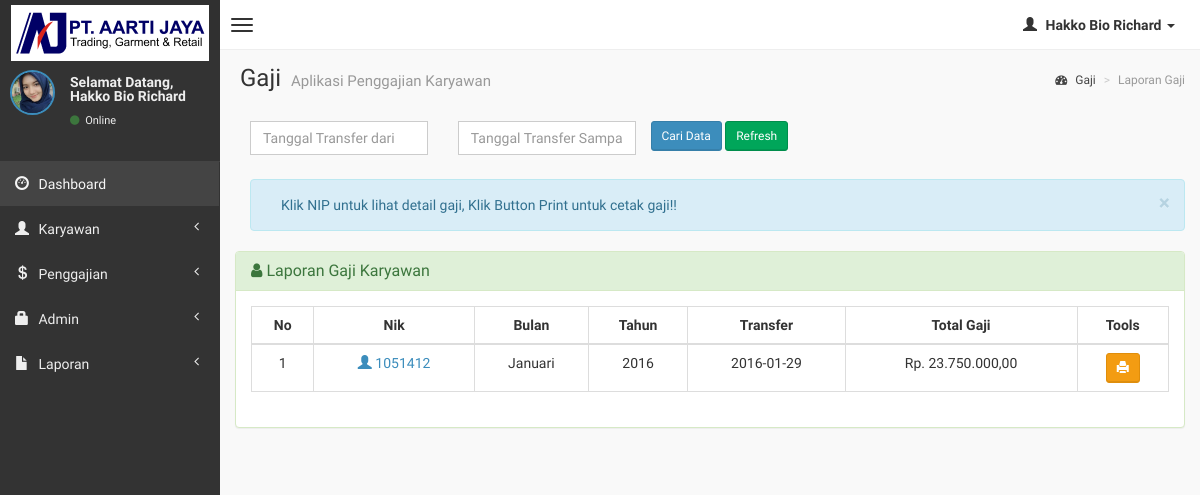
The page /admin/laporan-gaji.php (signed in) on the database as committed earlier.
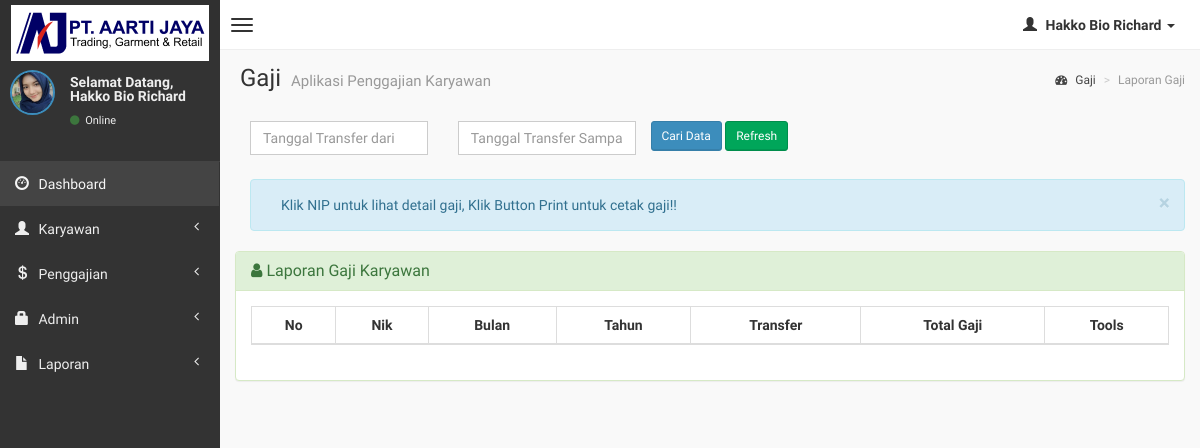
The same page on the database as committed later.
### tables this page shows
CREATE TABLE `gajian` (
  `nik` varchar(10) NOT NULL,
  `kd_gaji` int(20) NOT NULL,
  `gaji_bulan` varchar(10) NOT NULL,
  `gaji_tahun` varchar(4) NOT NULL,
  `hadir` varchar(2) NOT NULL,
  `telat` varchar(2) NOT NULL,
  `tidak_hadir` varchar(2) NOT NULL,
  `premi_hadir` int(20) NOT NULL,
  `tunjangan_konsumsi` int(20) NOT NULL,
  `komisi_penjualan` int(20) NOT NULL,
  `komisi_bsc` int(20) NOT NULL,
  `barang_berkomisi` int(20) NOT NULL,
  `tunjangan_jamsostek` int(20) NOT NULL,
  `uang_lembur` int(20) NOT NULL,
  `gaji_bruto` int(20) NOT NULL,
  `setor_jamsostek` int(20) NOT NULL,
  `pot_jamsostek` int(20) NOT NULL,
  `gaji_netto` int(20) NOT NULL,
  `pot_telat` int(20) NOT NULL,
  `pot_tidak_hadir` int(20) NOT NULL,
  `pot_premi_hadir` int(20) NOT NULL,
  `pot_itu` int(20) NOT NULL,
  `pot_iuran_wajib` int(20) NOT NULL,
  `pot_iuran_sukarela` int(20) NOT NULL,
  `pot_iuran_koperasi` int(20) NOT NULL,
  `biaya_adm` int(20) NOT NULL,
  `take_home_pay` int(20) NOT NULL
);

### admin/laporan-gaji.php (the view, shortened to what the changed rows need)
<?php
if (empty($_SESSION['username'])){
	header('location:../index.php');
} else {
?>
<!DOCTYPE html>
<html>
    <head>
        <link href="../dist/css/bootstrap.css" rel="stylesheet" type="text/css" />
        <link href="//cdnjs.cloudflare.com/ajax/libs/font-awesome/4.1.0/css/font-awesome.min.css" rel="stylesheet" type="text/css" />
        <link href="//code.ionicframework.com/ionicons/1.5.2/css/ionicons.min.css" rel="stylesheet" type="text/css" />
        <link href="../css/morris/morris.css" rel="stylesheet" type="text/css" />
        <link href="../css/jvectormap/jquery-jvectormap-1.2.2.css" rel="stylesheet" type="text/css" />
        <link href="../css/datepicker/datepicker3.css" rel="stylesheet" type="text/css" />
        <link href="../css/daterangepicker/daterangepicker-bs3.css" rel="stylesheet" type="text/css" />
        <link href="../css/bootstrap-wysihtml5/bootstrap3-wysihtml5.min.css" rel="stylesheet" type="text/css" />
        <link href="../css/AdminLTE.css" rel="stylesheet" type="text/css" />
        <link rel="stylesheet" href="datatables/dataTables.bootstrap.css"/>
    </head>
    <body class="skin-black">
<?php } ?>
        <div class="wrapper row-offcanvas row-offcanvas-left">
            <aside class="right-side">
                <section class="content-header">
                    <h1>
                        Gaji
                        <small>Aplikasi Penggajian Karyawan</small>
                    </h1>
                </section>
                <section class="content">
                    <br />
                    <div class="row">
                        <div class="col-lg-12">
                    <div class="panel panel-success">
                        <div class="panel-body">
                    <?php
                    $query1="select * from gajian limit 40";
                    $tampil=mysqli_query($koneksi, $query1) or die(mysqli_error());
                    ?>
                  <table id="example" class="table table-hover table-bordered">
                  <thead>
                      <tr>
                        <th><center>No </center></th>
                        <th><center>Nik </i></center></th>
                        <th><center>Bulan </center></th>
                        <th><center>Tahun </center></th>
                        <th><center>Transfer </center></th>
                        <th><center>Total Gaji</center></th>
                        <th><center>Tools</center></th>
                      </tr>
                  </thead>
                     <?php
                     $no=0;
                     while($data=mysqli_fetch_array($tampil))
                    { $no++; ?>
                    <tbody>
                    <tr>
                    <td><center><?php echo $no; ?></center></td>
                    <td><center><a href="detail-gaji.php?hal=edit&kd=<?php echo $data['nik'];?>"><span class="glyphicon glyphicon-user"></span> <?php echo $data['nik'];?></center></td>
                    <td><center><?php echo $data['gaji_bulan']; ?></center></td>
                    <td><center><?php echo $data['gaji_tahun']; ?></center></td>
                    <td><center><?php echo $data['tgl_transfer']; ?></center></td>
                    <td><center>Rp. <?php echo number_format($data['total'],2,",",".");?></center></td>
                    <td><center><div id="thanks"><a class="btn btn-sm btn-warning" data-placement="bottom" data-toggle="tooltip" title="Cetak Gaji" href="cetak-gaji.php?hal=edit&kd=<?php echo $data['nik'];?>"><span class="glyphicon glyphicon-print"></span></a></td></tr></div>
                 <?php
              }
              ?>
                   </table>
              </div>
              </div>
            </div>
                    </div>
                </section>
            </aside>
        </div>
    </body>
</html>

Rows that differ between the two databases and show on the page:
removed gajian: nik "1051412", gaji_bulan "Januari", gaji_tahun "2016", tgl_transfer "2016-01-29", total "23.750.000,00"
